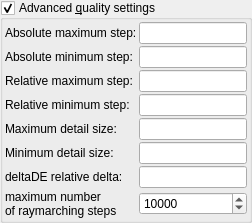
    <widget class="MyGroupBox" name="groupCheck_advanced_quality">
     <property name="title">
      <string>Advanced &amp;quality settings</string>
     </property>
     <property name="checkable">
      <bool>true</bool>
     </property>
     <layout class="QVBoxLayout" name="verticalLayout_4">
      <property name="leftMargin">
       <number>2</number>
      </property>
      <property name="topMargin">
       <number>2</number>
      </property>
      <property name="rightMargin">
       <number>2</number>
      </property>
      <property name="bottomMargin">
       <number>2</number>
      </property>
      <item>
       <layout class="QGridLayout" name="gridLayout_2">
        <property name="topMargin">
         <number>0</number>
        </property>
        <property name="spacing">
         <number>2</number>
        </property>
        <item row="2" column="1">
         <widget class="MyLineEdit" name="logedit_rel_max_marching_step">
          <property name="toolTip">
           <string>&lt;html&gt;&lt;head/&gt;&lt;body&gt;&lt;p&gt;Maximum relative step for raymarching. It is related to local detail size. Close to the camera, the limit is lower (visible details are smaller).&lt;/p&gt;&lt;p&gt;Lower value can improve calculation accuracy far from the fractal surface.&lt;/p&gt;&lt;/body&gt;&lt;/html&gt;</string>
          </property>
         </widget>
        </item>
        <item row="5" column="0">
         <widget class="QLabel" name="label_122">
          <property name="text">
           <string>Minimum detail size:</string>
          </property>
          <property name="wordWrap">
           <bool>true</bool>
          </property>
         </widget>
        </item>
        <item row="2" column="0">
         <widget class="QLabel" name="label_115">
          <property name="text">
           <string>Relative maximum step:</string>
          </property>
          <property name="wordWrap">
           <bool>true</bool>
          </property>
         </widget>
        </item>
        <item row="1" column="0">
         <widget class="QLabel" name="label_120">
          <property name="text">
           <string>Absolute minimum step:</string>
          </property>
          <property name="wordWrap">
           <bool>true</bool>
          </property>
         </widget>
        </item>
        <item row="3" column="0">
         <widget class="QLabel" name="label_116">
          <property name="text">
           <string>Relative minimum step:</string>
          </property>
          <property name="wordWrap">
           <bool>true</bool>
          </property>
         </widget>
        </item>
        <item row="5" column="1">
         <widget class="MyLineEdit" name="logedit_detail_size_min">
          <property name="toolTip">
           <string>&lt;html&gt;&lt;head/&gt;&lt;body&gt;&lt;p&gt;Higher value can produce less detail in areas close to the camera.&lt;/p&gt;&lt;/body&gt;&lt;/html&gt;</string>
          </property>
         </widget>
        </item>
        <item row="3" column="1">
         <widget class="MyLineEdit" name="logedit_rel_min_marching_step">
          <property name="toolTip">
           <string>&lt;html&gt;&lt;head/&gt;&lt;body&gt;&lt;p&gt;Minimum relative step for raymarching. It is related to local detail size. Close to the camera, the limit is lower (visible details are smaller).&lt;/p&gt;&lt;p&gt;Higher value can speed up calculation of raymarching in areas close to the fractal surface.&lt;/p&gt;&lt;/body&gt;&lt;/html&gt;</string>
          </property>
         </widget>
        </item>
        <item row="6" column="1">
         <widget class="MyLineEdit" name="logedit_deltade_relative_delta">
          <property name="toolTip">
           <string>&lt;html&gt;&lt;head/&gt;&lt;body&gt;&lt;p&gt;Controls delta used in DeltaDE distance algorithm. Tuning of this parameter can improve quality when there is noise caused by inaccurate distance estimation.&lt;/p&gt;&lt;/body&gt;&lt;/html&gt;</string>
          </property>
         </widget>
        </item>
        <item row="0" column="0">
         <widget class="QLabel" name="label_113">
          <property name="text">
           <string>Absolute maximum step:</string>
          </property>
          <property name="wordWrap">
           <bool>true</bool>
          </property>
         </widget>
        </item>
        <item row="0" column="1">
         <widget class="MyLineEdit" name="logedit_abs_max_marching_step">
          <property name="toolTip">
           <string>&lt;html&gt;&lt;head/&gt;&lt;body&gt;&lt;p&gt;Maximum step for raymarching. Lower value can improve calculation accuracy in areas far from the fractal surface.&lt;/p&gt;&lt;/body&gt;&lt;/html&gt;</string>
          </property>
         </widget>
        </item>
        <item row="4" column="0">
         <widget class="QLabel" name="label_123">
          <property name="text">
           <string>Maximum detail size:</string>
          </property>
          <property name="wordWrap">
           <bool>true</bool>
          </property>
         </widget>
        </item>
        <item row="4" column="1">
         <widget class="MyLineEdit" name="logedit_detail_size_max">
          <property name="toolTip">
           <string>&lt;html&gt;&lt;head/&gt;&lt;body&gt;&lt;p&gt;Lower value can produce more detail in areas far from the camera.&lt;/p&gt;&lt;/body&gt;&lt;/html&gt;</string>
          </property>
         </widget>
        </item>
        <item row="6" column="0">
         <widget class="QLabel" name="label_124">
          <property name="text">
           <string>deltaDE relative delta:</string>
          </property>
          <property name="wordWrap">
           <bool>true</bool>
          </property>
         </widget>
        </item>
        <item row="1" column="1">
         <widget class="MyLineEdit" name="logedit_abs_min_marching_step">
          <property name="toolTip">
           <string>&lt;html&gt;&lt;head/&gt;&lt;body&gt;&lt;p&gt;Minimum step for raymarching. Higher value can speed up rendering. It will reduce the number of raymarching steps close to the fractal surface.&lt;/p&gt;&lt;/body&gt;&lt;/html&gt;</string>
          </property>
         </widget>
        </item>
        <item row="7" column="0">
         <widget class="QLabel" name="label_125">
          <property name="text">
           <string>maximum number
of raymarching steps</string>
          </property>
          <property name="wordWrap">
           <bool>true</bool>
          </property>
         </widget>
        </item>
        <item row="7" column="1">
         <widget class="MySpinBox" name="spinboxInt_max_raymarching_steps">
          <property name="sizePolicy">
           <sizepolicy hsizetype="Minimum" vsizetype="Maximum">
            <horstretch>0</horstretch>
            <verstretch>0</verstretch>
           </sizepolicy>
          </property>
          <property name="minimum">
           <number>1</number>
          </property>
          <property name="maximum">
           <number>10000000</number>
          </property>
          <property name="value">
           <number>10000</number>
          </property>
         </widget>
        </item>
       </layout>
      </item>
     </layout>
    </widget>
